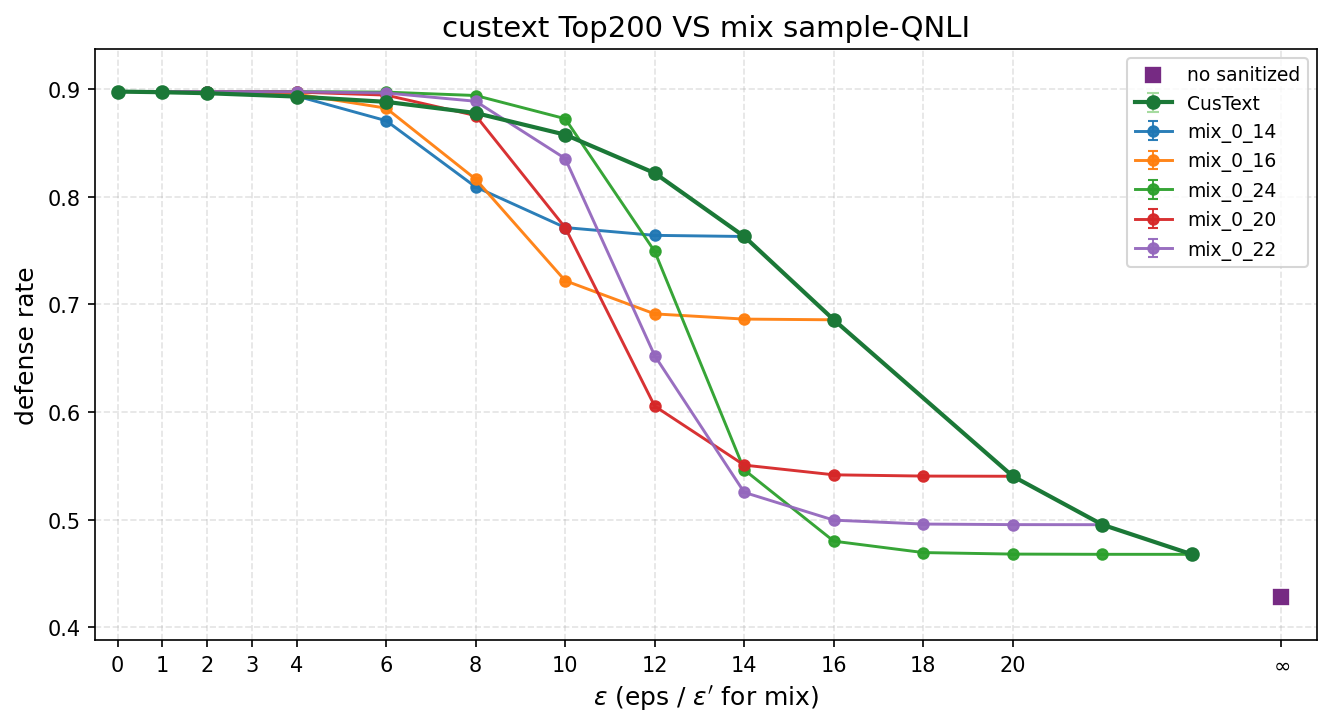

This figure's Python source:
#!/usr/bin/env python3
# -*- coding: utf-8 -*-
"""
Custext（单 eps 脱敏）与 mix sample amplification 的 defense rate 对比图。

- 横轴：ε（CusText 用汇总表中的 eps；mix 用 eps_prime）
- 纵轴：defense rate（CusText 用「平均值」列；mix 用 defense_rate_mean）
- CusText：attack_results/attack_summary_by_eps.csv（aggregate_attack_summary_by_eps.py 产出）
- Mix：attack_results_mixed/mix_*/attack_summary_by_eps_prime.csv（可多组）
- 横轴主刻度固定为 0,1,2,3,4,6,8,10,12,14,16,18,20（无 5）；若有 no sanitized 点则右侧追加 ∞

用法:
  python3 plot_custext_vs_mix_sample.py
  python3 plot_custext_vs_mix_sample.py --out ./attack_results_mixed/plot_custext_vs_mix_sample.png
"""

import argparse
import math
import os
import re
from pathlib import Path
from typing import List, Optional

import matplotlib.pyplot as plt
import numpy as np
import pandas as pd


def _is_inf_eps(series: pd.Series) -> pd.Series:
    s = series.astype(str).str.strip().str.lower()
    mask_str = s.isin(["inf", "infinity"])
    num = pd.to_numeric(series, errors="coerce")
    arr = num.to_numpy(dtype=float, na_value=np.nan)
    mask_num = np.isinf(arr)
    return pd.Series(mask_str.to_numpy() | mask_num, index=series.index)


def _fmt_eps_num(x: float) -> str:
    if abs(x - round(x)) < 1e-9:
        return str(int(round(x)))
    return str(x)


def mix_folder_to_label(folder_name: str) -> str:
    """mix_0.0_14.0 -> mix_0_14（整数端点用整数显示）。"""
    m = re.match(r"^mix_([\d.]+)_([\d.]+)$", folder_name)
    if not m:
        return folder_name
    lo, hi = float(m.group(1)), float(m.group(2))
    return f"mix_{_fmt_eps_num(lo)}_{_fmt_eps_num(hi)}"


def discover_mix_csvs(mixed_root: Path) -> List[Path]:
    paths = sorted(mixed_root.glob("mix_*/attack_summary_by_eps_prime.csv"))
    return [p for p in paths if p.is_file()]


DEFAULT_FINITE_XTICKS = (0, 1, 2, 3, 4, 6, 8, 10, 12, 14, 16, 18, 20)


def main():
    root = Path(os.path.dirname(os.path.abspath(__file__)))
    parser = argparse.ArgumentParser(description="Custext vs mix sample: defense rate vs eps")
    parser.add_argument(
        "--custext",
        type=str,
        default=str(root / "attack_results" / "attack_summary_by_eps.csv"),
        help="CusText 按 eps 汇总 CSV（含 eps, 平均值, 标准差）",
    )
    parser.add_argument(
        "--mixed-root",
        type=str,
        default=str(root / "attack_results_mixed"),
        help="含 mix_* 子目录的根路径",
    )
    parser.add_argument(
        "--mix-csv",
        type=str,
        nargs="*",
        default=None,
        help="显式指定若干 attack_summary_by_eps_prime.csv；默认自动扫描 mixed-root 下各 mix_*",
    )
    parser.add_argument(
        "--out",
        type=str,
        default=str(root / "plot_custext_vs_mix_sample_MTA.png"),
        help="输出图片路径",
    )
    parser.add_argument("--no-errorbar", action="store_true", help="不画标准差误差棒")
    args = parser.parse_args()

    custext_path = Path(args.custext).resolve()
    if not custext_path.is_file():
        raise SystemExit(f"未找到 CusText 汇总文件: {custext_path}")

    df_c = pd.read_csv(custext_path)
    req = {"eps", "平均值", "标准差"}
    if not req.issubset(df_c.columns):
        raise SystemExit(f"CusText CSV 需包含列: {req}")

    inf_m = _is_inf_eps(df_c["eps"])
    df_cf = df_c[~inf_m].copy()
    df_ci = df_c[inf_m].copy()

    mixed_root = Path(args.mixed_root).resolve()
    if args.mix_csv:
        mix_paths = [Path(p).resolve() for p in args.mix_csv]
    else:
        mix_paths = discover_mix_csvs(mixed_root)
    if not mix_paths:
        raise SystemExit(f"未找到 mix 汇总 CSV（{mixed_root}/mix_*/attack_summary_by_eps_prime.csv）")

    fig, ax = plt.subplots(figsize=(9, 5))

    max_x = 0.0
    x_inf_plot: Optional[float] = None
    color_custext = "#1b7837"
    color_inf = "#762a83"

    if len(df_cf) > 0:
        eps = df_cf["eps"].astype(float).values
        y = df_cf["平均值"].astype(float).values
        yerr = df_cf["标准差"].astype(float).values
        max_x = max(max_x, float(np.nanmax(eps)))
        if not args.no_errorbar:
            ax.errorbar(
                eps,
                y,
                yerr=yerr,
                fmt="o-",
                capsize=3,
                markersize=6,
                linewidth=2.0,
                color=color_custext,
                ecolor="#a6dba0",
                elinewidth=1,
                label="CusText",
                zorder=4,
            )
        else:
            ax.plot(eps, y, "o-", markersize=6, linewidth=2.0, color=color_custext, label="CusText", zorder=4)

    if len(df_ci) > 0:
        row = df_ci.iloc[0]
        yb = float(row["平均值"])
        yerr_b = float(row["标准差"])
        if math.isnan(yerr_b):
            yerr_b = 0.0
        x_inf = max_x + 2.0 if max_x > 0 else 2.0
        x_inf_plot = x_inf
        if not args.no_errorbar and yerr_b > 0:
            ax.errorbar(
                [x_inf],
                [yb],
                yerr=[yerr_b],
                fmt="s",
                capsize=4,
                markersize=7,
                color=color_inf,
                ecolor="#c2a5cf",
                elinewidth=1.2,
                label="no sanitized",
                zorder=5,
            )
        else:
            ax.scatter(
                [x_inf],
                [yb],
                s=70,
                marker="s",
                color=color_inf,
                edgecolors="white",
                linewidths=0.8,
                zorder=5,
                label="no sanitized",
            )
        max_x = max(max_x, x_inf)

    cmap = plt.get_cmap("tab10")
    for i, csv_path in enumerate(mix_paths):
        if not csv_path.is_file():
            raise SystemExit(f"文件不存在: {csv_path}")
        dm = pd.read_csv(csv_path)
        need = {"eps_prime", "defense_rate_mean", "defense_rate_std"}
        if not need.issubset(dm.columns):
            raise SystemExit(f"{csv_path} 需包含列: {need}")
        folder = csv_path.parent.name
        label = mix_folder_to_label(folder)
        xp = dm["eps_prime"].astype(float).values
        yp = dm["defense_rate_mean"].astype(float).values
        err = dm["defense_rate_std"].astype(float).values
        max_x = max(max_x, float(np.nanmax(xp)) if len(xp) else 0.0)
        c = cmap(i % 10)
        if not args.no_errorbar:
            ax.errorbar(
                xp,
                yp,
                yerr=err,
                fmt="o-",
                capsize=2.5,
                markersize=5,
                linewidth=1.4,
                color=c,
                ecolor=c,
                alpha=0.95,
                elinewidth=0.9,
                label=label,
                zorder=3,
            )
        else:
            ax.plot(xp, yp, "o-", markersize=5, linewidth=1.4, color=c, label=label, zorder=3)

    ax.set_xlabel(r"$\epsilon$ (eps / $\epsilon'$ for mix)", fontsize=12)
    ax.set_ylabel("defense rate", fontsize=12)
    ax.set_title("custext Top200 VS mix sample-QNLI", fontsize=14)
    ax.grid(True, linestyle="--", alpha=0.35)
    ax.legend(loc="best", fontsize=9)

    all_y: List[float] = []
    if len(df_cf) > 0:
        all_y.extend(df_cf["平均值"].astype(float).tolist())
    if len(df_ci) > 0:
        all_y.append(float(df_ci.iloc[0]["平均值"]))
    for csv_path in mix_paths:
        dm = pd.read_csv(csv_path)
        all_y.extend(dm["defense_rate_mean"].astype(float).tolist())

    if all_y:
        lo = max(0.0, float(np.min(all_y)) - 0.04)
        hi = min(1.0, float(np.max(all_y)) + 0.04)
        if hi - lo < 0.08:
            mid = 0.5 * (lo + hi)
            lo, hi = max(0.0, mid - 0.2), min(1.0, mid + 0.2)
        ax.set_ylim(lo, hi)

    ax.set_xlim(-0.5, max_x + 0.8)

    tick_pos = list(DEFAULT_FINITE_XTICKS)
    tick_lbl = [str(int(t)) for t in tick_pos]
    if x_inf_plot is not None:
        tick_pos.append(x_inf_plot)
        tick_lbl.append(r"$\infty$")
    ax.set_xticks(tick_pos)
    ax.set_xticklabels(tick_lbl)

    fig.tight_layout()
    out_path = Path(args.out).resolve()
    out_path.parent.mkdir(parents=True, exist_ok=True)
    fig.savefig(out_path, dpi=150, bbox_inches="tight")
    print(f"Saved: {out_path}")
    plt.close(fig)


if __name__ == "__main__":
    main()
